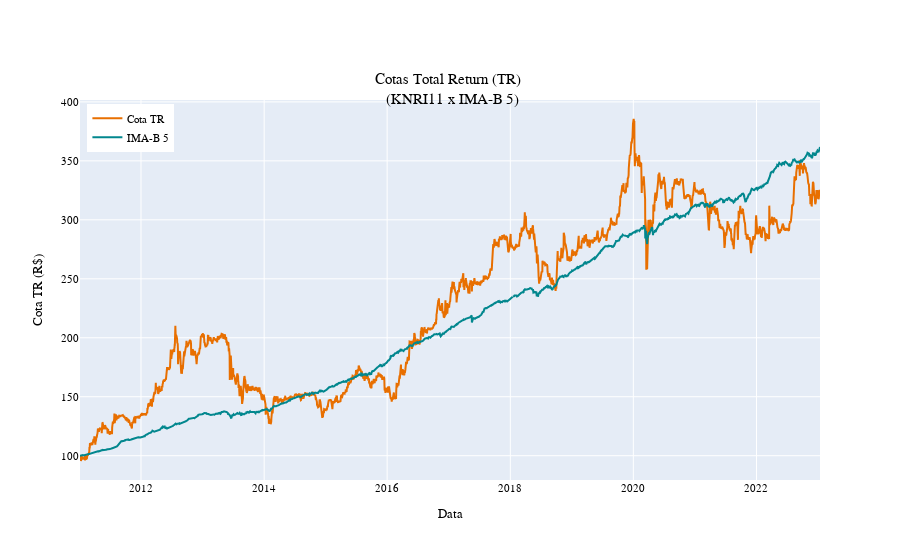

Source (notebook cell):
### Code cell
fig = go.Figure()
fig.add_trace(
    go.Scatter(
        x=cotas["datneg"],
        y=cotas["preult_tr"],
        mode="lines",
        name="Cota TR",
        line=dict(color="#e86f00"),
    )
)
fig.add_trace(
    go.Scatter(
        x=cotas["datneg"],
        y=cotas["imab5_norm"],
        mode="lines",
        name="IMA-B 5",
        line=dict(color="#02878e"),
    )
)

fig.update_layout(
    font=dict(family="Fira Code", size=11, color="black"),
    title="Cotas Total Return (TR) <br> (KNRI11 x IMA-B 5)",
    title_x=0.5,
    title_y=0.85,
    xaxis_title="Data",
    yaxis_title="Cota TR (R$)",
    legend=dict(yanchor="top", y=0.99, xanchor="left", x=0.01),
)
fig.show()

### Figure 1 — Plotly figure (JSON) as saved in the notebook; plotly's stock layout.template omitted (floating-point values rounded to 4 significant figures; data arrays with more than 128 entries replaced by an {"elided": "..."} marker saying what was removed)
{"data": [{"line": {"color": "#e86f00"}, "mode": "lines", "name": "Cota TR", "type": "scatter", "x": {"elided": "2979 str values"}, "y": {"elided": "2979 float values"}}, {"line": {"color": "#02878e"}, "mode": "lines", "name": "IMA-B 5", "type": "scatter", "x": {"elided": "2979 str values"}, "y": {"elided": "2979 float values"}}], "layout": {"font": {"color": "black", "family": "Fira Code", "size": 11}, "legend": {"x": 0.01, "xanchor": "left", "y": 0.99, "yanchor": "top"}, "title": {"text": "Cotas Total Return (TR) <br> (KNRI11 x IMA-B 5)", "x": 0.5, "y": 0.85}, "xaxis": {"title": {"text": "Data"}}, "yaxis": {"title": {"text": "Cota TR (R$)"}}}}
